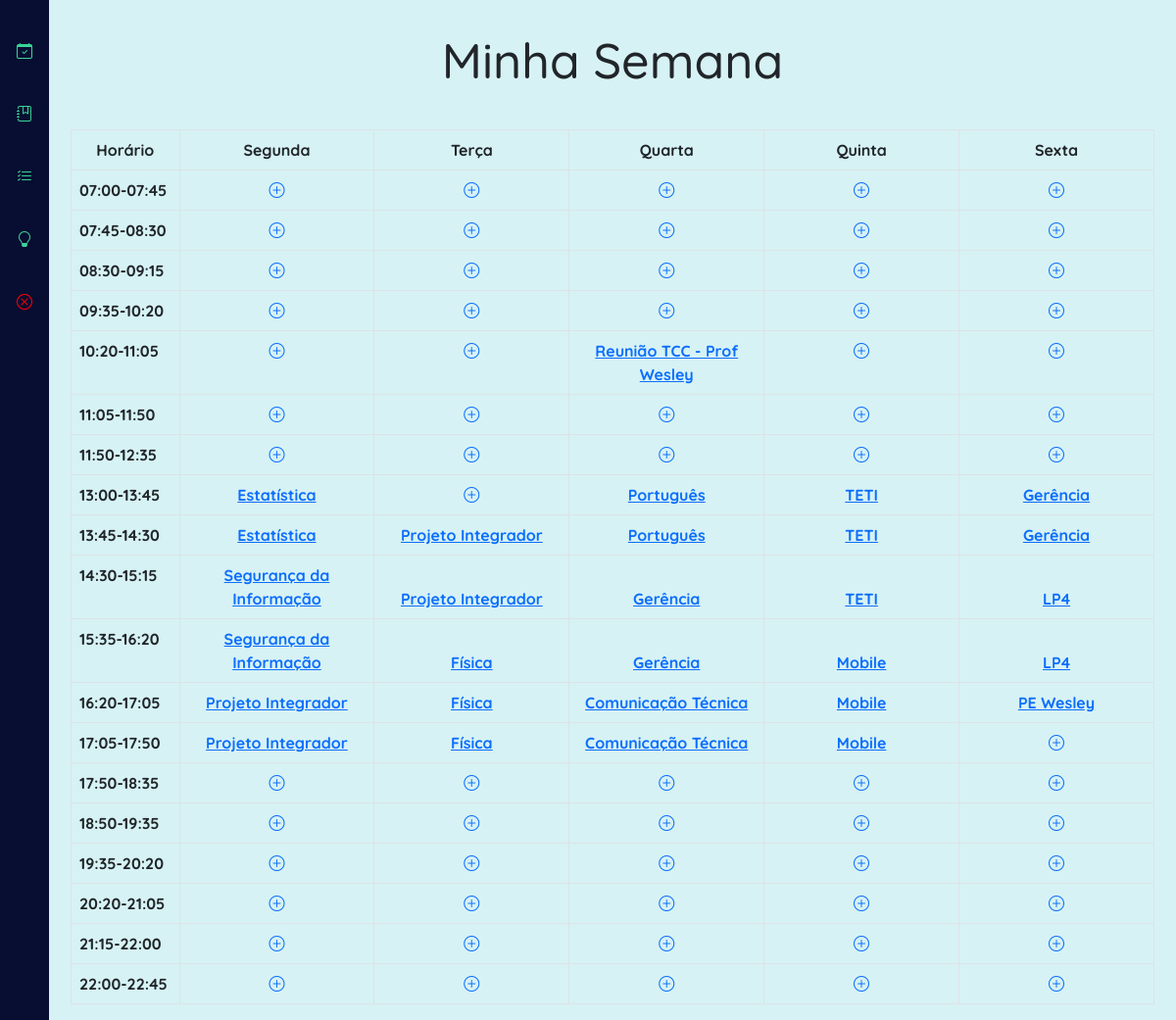
The app's page /tcc/rotina/listar (signed in) with its own data.
### tables this page shows
CREATE TABLE `rotina` (
  `id` bigint(20) UNSIGNED NOT NULL,
  `dia` varchar(100) NOT NULL,
  `hora` varchar(100) NOT NULL,
  `tipo_id` int(11) NOT NULL,
  `titulo` varchar(100) NOT NULL,
  `descricao` varchar(100) NOT NULL,
  `usuario_id` int(11) NOT NULL
);

### tcc/controllers/RotinaController.php (called while the page is built, shortened)
<?php
  class RotinaController extends Controller {
    public function listar() {
      $model = new Rotina();
      $rotinas = $model->getByUser($_SESSION['id_usuario']);
      $dados = array();
      $dados['rotinas'] = $rotinas;
      $this->view("listagemRotina", $dados);
    }
  }
 ?>

### tcc/system/Model.php (called while the page is built, shortened)
<?php
  abstract class Model {
    public function __construct() {
      try {
        $opcoes = array(PDO::ATTR_ERRMODE => PDO::ERRMODE_EXCEPTION);
        $this->conexao = new PDO('mysql:host=localhost;dbname=routine; port=3306', "root", "", $opcoes);
      } catch (PDOException $e) {
        $this->conexao = null;
      }
    }
  }
 ?>

### tcc/models/Rotina.php (called while the page is built, shortened)
<?php
require_once 'system/Model.php';
  class Rotina extends Model {
    function getByUser($usuario_id) {
      $sql = "SELECT * FROM rotina where usuario_id=:usuario_id";
      $sentenca = $this->conexao->prepare($sql);
      $sentenca->bindParam(":usuario_id", $usuario_id);
      $sentenca->execute();
      $sentenca->setFetchMode(PDO::FETCH_ASSOC);
      $dados = $sentenca->fetchAll();
      return $dados;
    }
  }
 ?>

### tcc/views/listagemRotina.php (the view, shortened to what this page needs)
<h1>Minha Semana</h1>
<?php
  $horas = ['07:00-07:45', '07:45-08:30', '08:30-09:15', '09:35-10:20', '10:20-11:05', '11:05-11:50', '11:50-12:35', '13:00-13:45', '13:45-14:30', '14:30-15:15', '15:35-16:20', '16:20-17:05', '17:05-17:50', '17:50-18:35', '18:50-19:35', '19:35-20:20', '20:20-21:05', '21:15-22:00', '22:00-22:45'];
  $diasSemana = ['Segunda', 'Terça', 'Quarta', 'Quinta', 'Sexta'];
  echo "<table class='table table-bordered'>";
  echo "<tr align=center>";
  echo "<th style='width:10%' scope='row'>Horário</th>";
  foreach ($diasSemana as $diaSemana){
    echo "<th style=width:18% scope='row'>$diaSemana</th>";
  }
  echo "</tr>";
  foreach ($horas as $hora) {
    echo "<tr>";
    echo "<td>$hora</td>";
    foreach ($diasSemana as $diaSemana) {
    $caminho = APP;
    $titulo = "";
    foreach ($rotinas as $rot){
      if ($rot['dia']==$diaSemana && $rot['hora']==$hora){
        $titulo = $rot['titulo'];
        break;
      }
    }
      if ($titulo!=""){
        echo "<td align=center valign=bottom ><a href='$caminho/rotina/formulario/$hora/$diaSemana'>$titulo</a></td>";
      }
      else{
        echo "<td align=center><a href='$caminho/rotina/formulario/$hora/$diaSemana'><i class='bi bi-plus-circle'></i></a></td>";
      }
    }
  echo "</tr>";
  }
  echo "</table>";
?>

### tcc/index.php (shortened to what this page needs)
<?php
  if (!isset($_GET['url'])) {
    $url = "index/index";
  } else if (!isset($_GET['url'])) {
    $url = "ideias/index";
  } else {
    $url = $_GET['url'];
  }
  $separador = explode('/', $url);
  $acao = $separador[1];
  $controller = new $controlador();
  if (isset($separador[2])) {
    if (!isset($separador[3])){
      $controller->$acao($separador[2]);
    }
    else{
      $controller->$acao($separador[2],$separador[3]);
    }
  } else {
    $controller->$acao();
  }
 ?>

### tcc/system/Controller.php (shortened to what this page needs)
<?php
 abstract class Controller {
   protected $templateOn = "menu";
   public function view($visao, $dados) {
     if (isset($_SESSION['id_usuario'])) {
       require_once "views/$this->templateOn.php";
     }
   }
 }
?>

### tcc/views/menu.php (shortened to what this page needs)
<!DOCTYPE html>
<html lang="en">
  <head>
    <link href="https://cdn.jsdelivr.net/npm/bootstrap@5.1.0/dist/css/bootstrap.min.css" rel="stylesheet">
    <link rel="stylesheet" href="https://cdn.jsdelivr.net/npm/bootstrap-icons@1.8.1/font/bootstrap-icons.css">
  </head>
  <body>
    <div class="sidebar">
        <a href="<?php echo APP."rotina/listar";?>"><i class="bi bi-calendar-check"></i></a>
        <a href="<?php echo APP."materia/listar";?>"><i class="bi bi-journal-bookmark"></i></a>
        <a href="<?php echo APP."atividade/listar";?>"><i class="bi bi-list-check"></i></a>
        <a href="<?php echo APP."ideias/index";?>"><i class="bi bi-lightbulb"></i></a>
        <a id="logout" href="<?php echo APP."login/logout";?>"><i class="bi bi-x-circle"></i></a>
    </div>
    <div class="container-fluid">
        <?php
          if (isset($arquivo)) {
            require_once $arquivo;
          }
         ?>
    </div>
  </body>
</html>

### tcc/views/menu.php (style rules this page uses)
body { background-color: #D6F2F4; margin-left: 50px; padding: 0px 10px; }
#logout { color: red; }
.sidebar a { padding: 20px 17px 20px 17px; text-decoration: none; color: #39D497; display: block; transition: 0.3s; }
.sidebar { height: 100%; width: 50px; position: fixed; z-index: 1; top: 0; left: 0; background-color: #080D32; overflow-x: hidden; transition: 0.5s; padding-top: 20px; }

### tcc/views/listagemRotina.php (style rules this page uses)
table { font-size: 16px; font-family: 'Quicksand', sans-serif; font-weight: bold; }
h1 { font-size: 50px; font-family: 'Quicksand', sans-serif; padding: 2rem; text-align: center; }

### records on screen
rotina: titulo "Reunião TCC - Prof Wesley"
rotina: titulo "Estatística"
rotina: titulo "Português"
rotina: titulo "TETI"
rotina: titulo "Gerência"
rotina: titulo "Estatística"
rotina: titulo "Projeto Integrador"
rotina: titulo "Português"
rotina: titulo "TETI"
rotina: titulo "Gerência"
rotina: titulo "Segurança da Informação"
rotina: titulo "Projeto Integrador"
rotina: titulo "Gerência"
rotina: titulo "TETI"
rotina: titulo "LP4"
rotina: titulo "Segurança da Informação"
rotina: titulo "Física"
rotina: titulo "Gerência"
rotina: titulo "Mobile"
rotina: titulo "LP4"
rotina: titulo "Projeto Integrador"
rotina: titulo "Física"
rotina: titulo "Comunicação Técnica"
rotina: titulo "Mobile"
rotina: titulo "PE Wesley"
rotina: titulo "Projeto Integrador"
rotina: titulo "Física"
rotina: titulo "Comunicação Técnica"
rotina: titulo "Mobile"

### other values on screen
$diaSemana "Segunda"
$diaSemana "Terça"
$diaSemana "Quarta"
$diaSemana "Quinta"
$diaSemana "Sexta"
$hora "07:00-07:45"
$hora "07:45-08:30"
$hora "08:30-09:15"
$hora "09:35-10:20"
$hora "10:20-11:05"
$hora "11:05-11:50"
$hora "11:50-12:35"
$hora "13:00-13:45"
$hora "13:45-14:30"
$hora "14:30-15:15"
